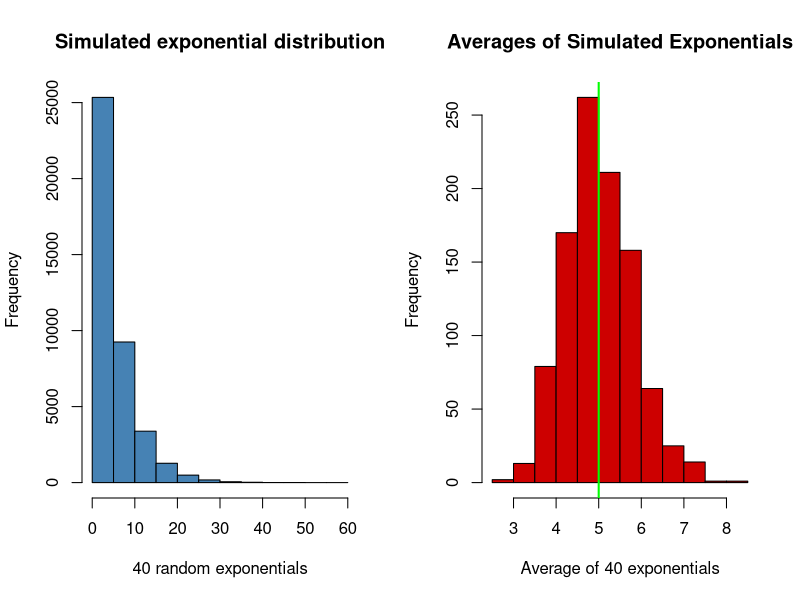
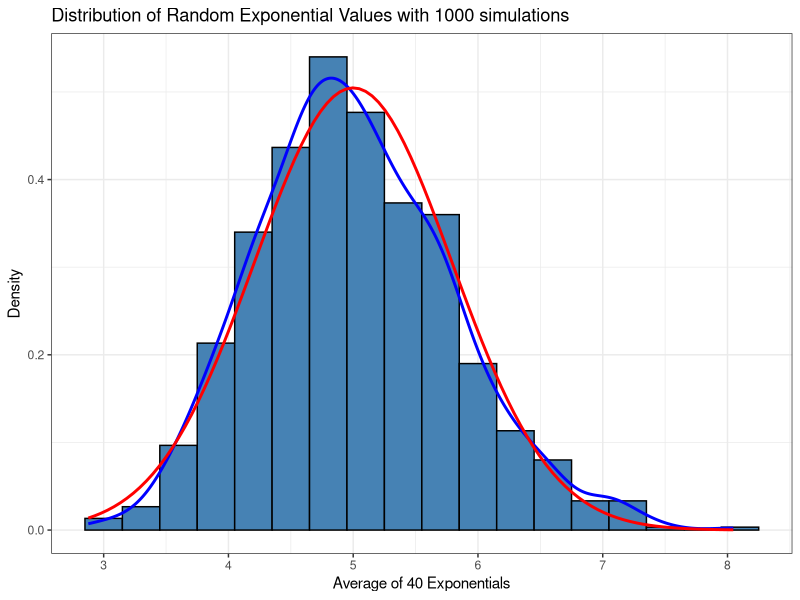
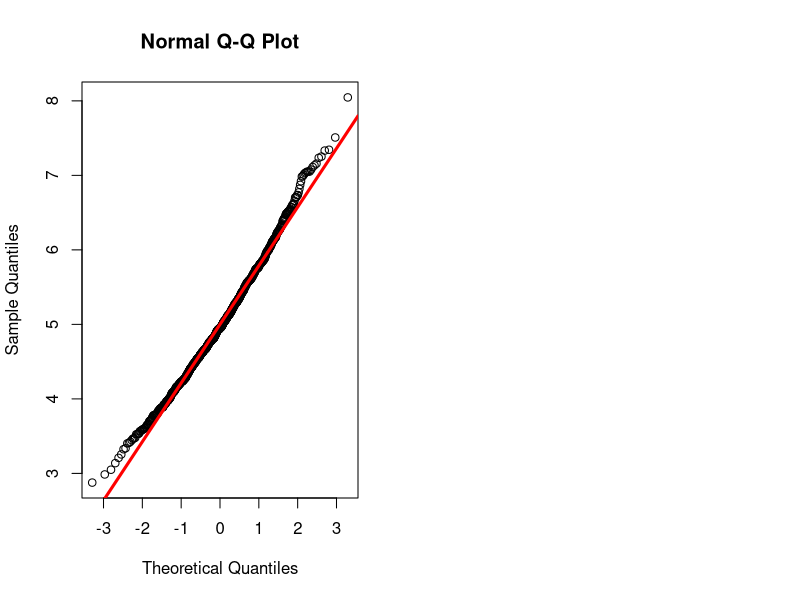
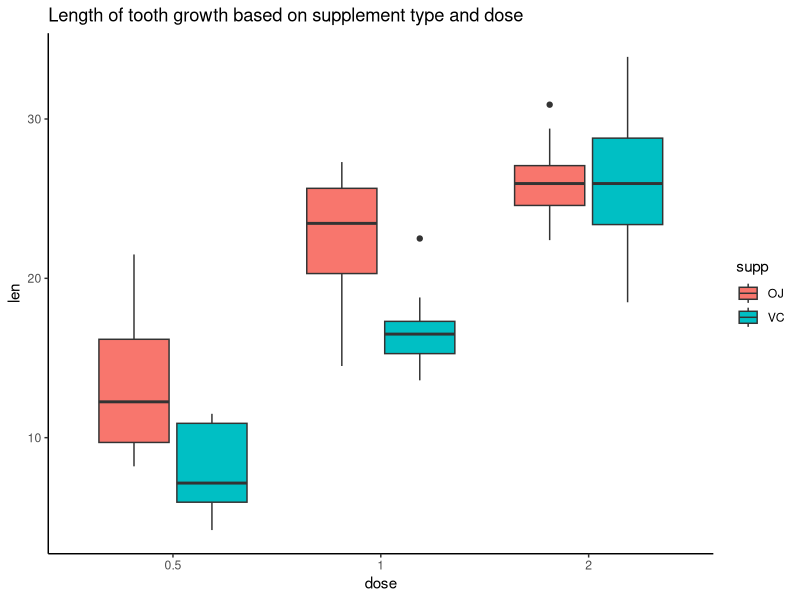

Write the R code that produced these figures, in order.
## ---- chunk 1
set.seed(2021) # for reproducability
nosim <- 1000 # no of simulations
n <- 40 # no of exponentials
lambda <- 0.2 # rate parameter 

simdata <- matrix(rexp(nosim * n, rate=lambda), nosim)
sim_mean <- rowMeans(simdata) # row means

# Calculate mean, sd and variance of sample exp dist
simdata_mean <- mean(sim_mean)
simdata_sd <- sd(sim_mean)
simdata_var <- var(sim_mean)
## ---- chunk 2
# calculate mean, df and variance of theoretical exp dist
t_mean = 1/lambda
t_sd = (1/lambda) * (1/sqrt(n))
t_var = t_sd^2
## ---- chunk 3
par(mfrow = c(1, 2))
hist(simdata,
     col = "steelblue",
     main = "Simulated exponential distribution",
     xlab = "40 random exponentials")
hist(sim_mean,
     col = "red3",
     main = "Averages of Simulated Exponentials",
     xlab = "Average of 40 exponentials")
abline(v = t_mean, col = "green", lwd = 2) # theoretical mean
## ---- chunk 4
Sample_stats <- c(simdata_mean, simdata_sd, simdata_var)
Theoretical_stats <- c(t_mean, t_sd, t_var)
diff <- c(abs(t_mean - simdata_mean), abs(t_sd - simdata_sd), t_var - simdata_var)
names <- c("Mean", "Std", "Variance")
data.frame(Sample_stats, Theoretical_stats, diff, row.names =  c("Mean", "Std", "Variance"))
## ---- chunk 5
library(ggplot2)
simdata_mean <- data.frame(sim_mean)
ggplot(simdata_mean, aes(sim_mean)) + geom_histogram(binwidth = .3,
                                                    fill = "steelblue",
                                                    color = "black",
                                                    aes(y = ..density..)) +
    geom_density(color = "blue", lwd = 1) + labs(title = "Distribution of Random Exponential Values with 1000 simulations", x = "Average of 40 Exponentials", y = "Density") + stat_function( fun = dnorm,
                                                                                args = list(mean = t_mean, sd = t_sd),
                                                                                color = "red",
                                                                                lwd = 1 ) + theme_bw()
## ---- chunk 6
qqnorm(sim_mean, col="black") # sample distribution
qqline(sim_mean, col="red", lwd=3) #theoretical
## ---- chunk 7
data("ToothGrowth")
dt <- ToothGrowth
## ---- chunk 8
str(dt)
## ---- chunk 9
unique(dt$dose)
## ---- chunk 10
dt$dose <- factor(dt$dose)
str(dt)
## ---- chunk 11
summary(dt)
## ---- chunk 12
library(ggplot2)
ggplot(dt, aes(x = dose, y = len, fill = supp)) + geom_boxplot() + ggtitle("Length of tooth growth based on supplement type and dose") + theme_classic()
## ---- chunk 13
library(dplyr)
library(tidyr)

dt %>%
group_by(supp, dose) %>%
summarize(mean = mean(len), .groups='drop') %>%
spread(supp, mean) %>%
mutate(diff = abs(VC - OJ))
## ---- chunk 14
dose_half <- filter(dt, dose == 0.5)
dose_one <- filter(dt, dose == 1)
dose_two <- filter(dt, dose == 2)
## ---- chunk 15
t.test(len ~ supp, dose_half)
## ---- chunk 16
t.test(len ~ supp, dose_one)
## ---- chunk 17
t.test(len ~ supp, dose_two)
## ---- chunk 18
dose <- c(0.5, 1.0, 2.0)
p_value <- c(0.0064, 0.0010, 0.9639)
conf.int <- c("1.72, 8.78", "2.80, 9.06", "-3.80, 3.64")
decision <- c("Reject null", "Reject null", "Do not reject null")
data.frame(dose, conf.int, p_value, decision)
